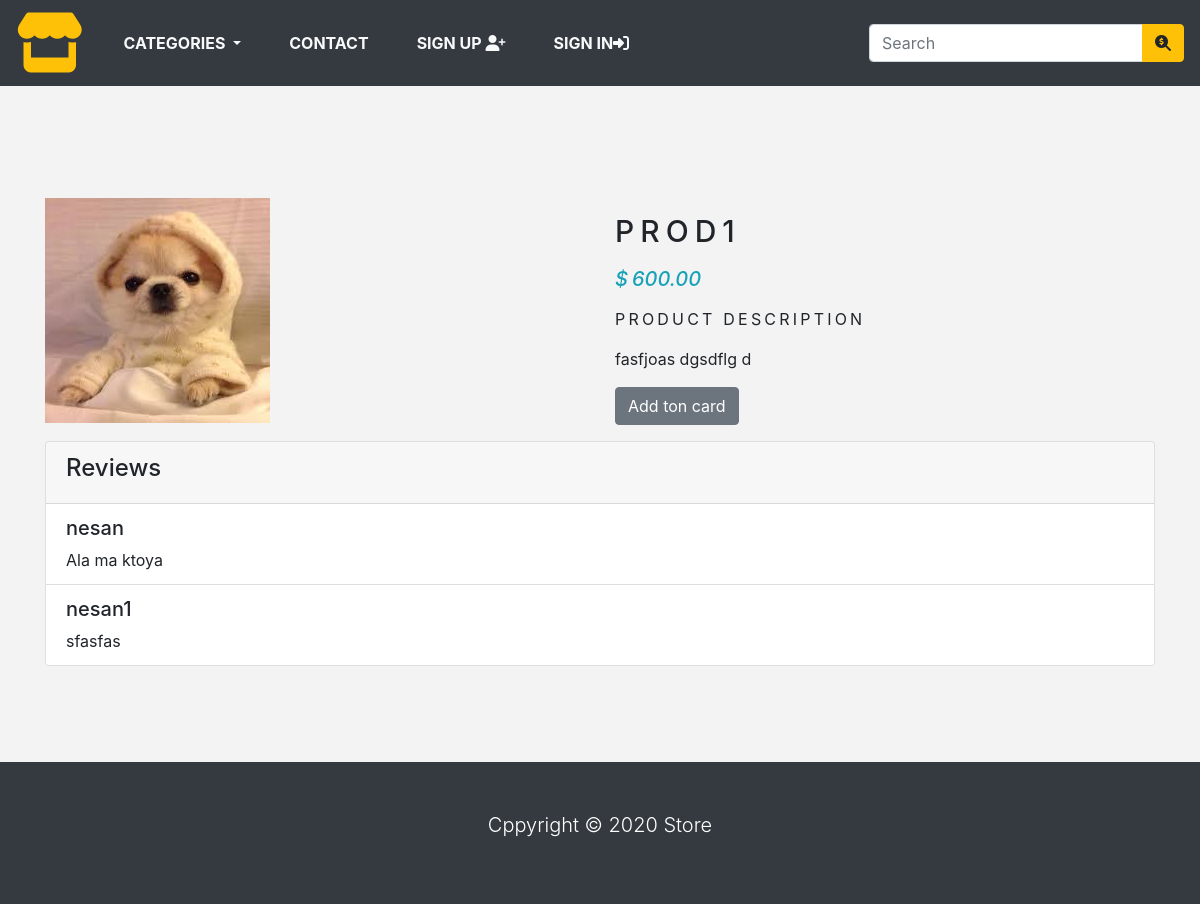
Page /category/k1/pro1 on the committed database.
### store/models.py (models this page shows, shortened)
class Product(models.Model):
    name = models.CharField(max_length=250, unique=True)
    slug = models.SlugField(max_length=250, unique=True)
    description = models.TextField(blank=True)
    category = models.ForeignKey(Category, on_delete=models.CASCADE)
    price = models.DecimalField(max_digits=10, decimal_places=2)
    image = models.ImageField(upload_to='product', blank=True)
    stock = models.IntegerField()
    available = models.BooleanField(default=True)
    created = models.DateTimeField(auto_now_add=True)
    updated = models.DateTimeField(auto_now=True)
    class Meta:
        ordering = ('name',)
        verbose_name = 'product'
        verbose_name_plural = 'products'

class Review(models.Model):
    product = models.ForeignKey(Product, on_delete=models.CASCADE)
    user = models.ForeignKey(User, on_delete=models.CASCADE)
    content = models.CharField(max_length=500)

### store/views.py (the view)
# urls.py: path('category/<slug:category_slug>/<slug:product_slug>', views.productPage, name='product_detail'),
def productPage(request, category_slug, product_slug):
    try:
        product = Product.objects.get(category__slug=category_slug, slug=product_slug)
    except Exception as e:
        raise e
    if request.method == "POST" and request.user.is_authenticated and request.POST['content'].strip() != '':
        Review.objects.create(product=product, user=request.user,content=request.POST['content'])
    reviews = Review.objects.filter(product=product)
    return render(request, 'product.html', {'product': product, 'reviews': reviews})

### store/context_processors.py (called while the page is built)
def counter(request):
    item_count = 0
    if 'admin' in request.path:
        return {}
    else:
        try:
            cart = Cart.objects.filter(cart_id=_cart_id(request))
            cart_items = CartItem.objects.all().filter(cart=cart[:1])
            for cart_item in cart_items:
                item_count += cart_item.quantity
        except Cart.DoesNotExist:
            item_count = 0
    return dict(item_count=item_count)

def menu_links(request):
    links = Category.objects.all()
    return dict(links=links)

### store/models.py (called while the page is built)
    def get_url(self):
        return reverse('products_by_category', args=[self.slug])

### store/views.py (called while the page is built)
def _cart_id(request):
    cart = request.session.session_key
    if not cart:
        cart = request.session.create()
    return cart

### templates/product.html (shortened to what this page needs)
{% extends 'base.html' %}
{% load static %}
{% block content %}
    <div class="container py-5">
        <div class="row mt-5">
            <div class="col-10 mx-auto col-md-6 my-3">
                <img src="{{ product.image.url }}" alt="">
            </div>
            <div class="col-10 mx-auto col-md-6 my-3">
                <div>
                    <h1 class="product_title">{{ product.name }}</h1>
                    <h5 class="text-info font-italic mb-3">
                        <span class="mr-1">$</span>{{ product.price }}
                    </h5>
                    <p class="product_description">Product description</p>
                    <p class="text-justify product_text">{{ product.description }}</p>
                    {% if product.stock <= 0 %}
                        <p class="text-justify product_text"><b>Out of stock</b></p>
                    {% else %}
                        <a href="{% url 'add_cart' product.id %}">
                            <button type="button" name="button" class="btn btn-secondary">
                                Add ton card
                            </button>
                        </a>
                    {% endif %}
                </div>
            </div>
        </div>
<div class="card" >
  <div class="card-header">
      <h4>Reviews</h4>
  </div>
    {% if reviews.count > 0 %}
        <ul class="list-group list-group-flush">
        {% for review in reviews %}
                <li class="list-group-item"><h5>{{ review.user.username }}</h5>
                <p class="card-text">{{ review.content }}</p>
                </li>
        {% endfor %}
        </ul>
    {% endif %}
</div>
    </div>
{% endblock %}

### store/static/css/base.css (style rules this page uses)
body { background: #f3f3f3; }
.product_title { font-size: 30px; text-transform: uppercase; letter-spacing: .2em; padding-top: 15px; padding-bottom: 10px; }
.product_description { font-size: 16px; text-transform: uppercase; letter-spacing: .2em; }
.product_text { padding-right: 20px; }

### rows in the picture
Product: image (picture), name "PROD1", price "600.00", description "fasfjoas dgsdflg d"
Review: user.username "nesan", content "Ala ma ktoya"
Review: user.username "nesan1", content "sfasfas"
